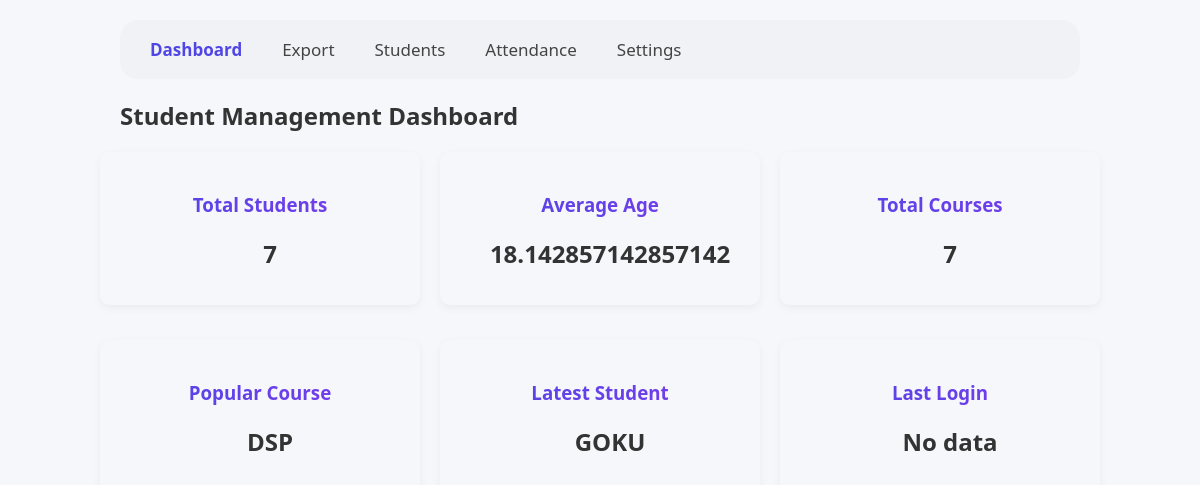
Page /dashboard on the earlier database version.
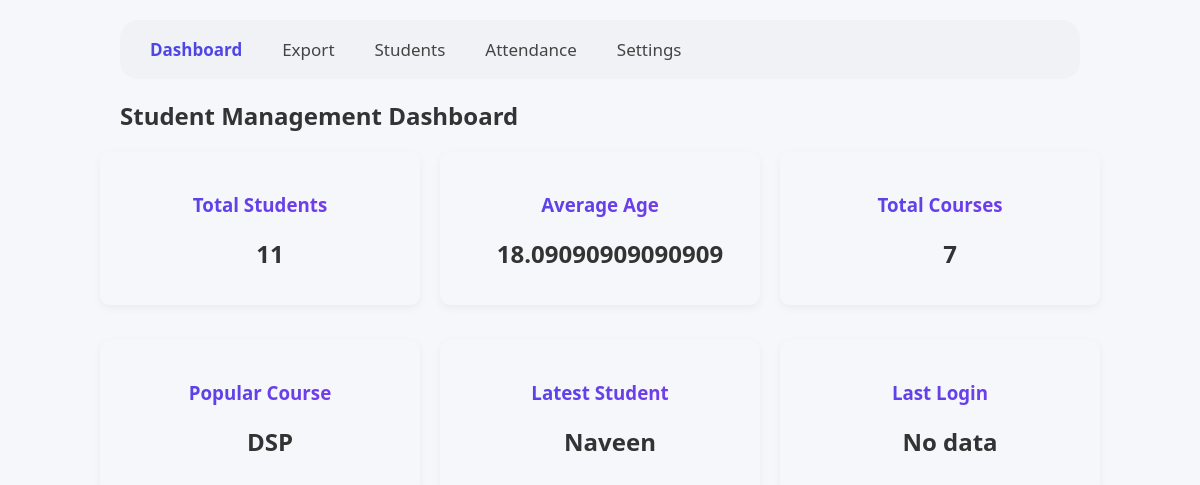
Same page on the later database version.
### models.py (models this page shows)
class Student(db.Model):
    id = db.Column(db.Integer, primary_key=True)
    name = db.Column(db.String(100))
    age = db.Column(db.Integer)
    course = db.Column(db.String(100))

### app.py (the view)
@app.route("/dashboard")
def dashboard():
    students = Student.query.all()
    total_students = len(students)
    avg_age = sum([s.age for s in students]) / total_students if total_students else 0
    total_courses = len(set([s.course for s in students]))
    from collections import Counter
    courses = [s.course for s in students]
    popular_course = Counter(courses).most_common(1)[0][0] if courses else "None"
    latest_student = Student.query.order_by(Student.id.desc()).first()
    user = User.query.first()
    last_login = getattr(user, "last_login", "No data")
    return render_template(
        "dashboard.html",
        total_students=total_students,
        avg_age=avg_age,
        total_courses=total_courses,
        popular_course=popular_course,
        latest_student=latest_student,
        last_login=last_login
    )

### templates/dashboard.html (shortened to what this page needs)
<!DOCTYPE html>
<html>
<div class="container">
    <head>
        <link rel="stylesheet" href="{{ url_for('static', filename='css/style.css') }}">
    </head>
    <body class="{{ 'dark' if session.get('theme') == 'dark' else '' }}">
        {% include 'navbar.html' %}
        <h2>Student Management Dashboard</h2>
        <div class="dashboard">
            <div class="card">
                <h3>Total Students</h3>
                <h2>{{ total_students }}</h2>
            </div>
            <div class="card">
                <h3>Average Age</h3>
                <h2>{{ avg_age }}</h2>
            </div>
            <div class="card">
                <h3>Total Courses</h3>
                <h2>{{ total_courses }}</h2>
            </div>
        </div>
        <div class="dashboard">
            <div class="card">
                <h3>Popular Course</h3>
                <h2>{{ popular_course }}</h2>
            </div>
            <div class="card">
                <h3>Latest Student</h3>
                <h2>{{ latest_student.name if latest_student else "None" }}</h2>
            </div>
            <div class="card">
                <h3>Last Login</h3>
                <h2>{{ last_login }}</h2>
            </div>
        </div>
    </body>
</div>
</html>

Differences in the rows shown:
no longer on this page (row unchanged): Student: name "GOKU"
added Student: name "Naveen"
Other differences:
{{ total_students }}: "7" → "11"
{{ avg_age }}: "18.142857142857142" → "18.09090909090909"
